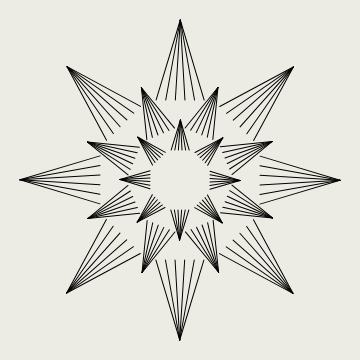
Frame 1 (no input)
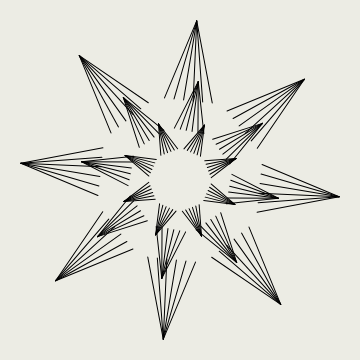
Frame 60 (no input)
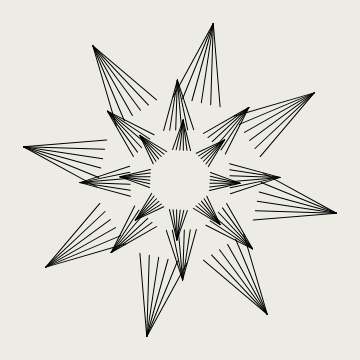
Frame 120 (the mouse pressed at the canvas centre since frame 60)

The p5.js sketch that drew these frames (run headless with seeded random() and noise() and a simulated clock; from frame 60 on, the mouse is pressed at the canvas centre):

// p5.js sketch
// ── sketch.js
function setup() {
  createCanvas(360, 360);
}

function draw() {
  background('#ecece4');
  stroke(0);
  
  translate(width / 2, height / 2);
  
  var time = millis() / 1000;
  
  for (var i = 0; i < 8; i++) {
    push();
    rotate(map(i, 0, 8, 0, TWO_PI));
    
    push();
    rotate(map(time, 0, 15, 0, TWO_PI))
    translate(0, -30);
    drawTriangleLines(0, 0, 30);
    pop();
    
    push();
    rotate(0.5 * QUARTER_PI)
    rotate(map(time, 0, 30, TWO_PI, 0))
    translate(0, -50);
    drawTriangleLines(0, 0, 50);
    pop();
    
    push();
    rotate(map(time, 0, 60, 0, TWO_PI))
    translate(0, -80);
    drawTriangleLines(0, 0, 80);
    pop();
    
    pop();
  }
}

function drawTriangleLines(px, py, r) {
  line(px, py - r, px - 0.3 * r, py);
  line(px, py - r, px - 0.18 * r, py);
  line(px, py - r, px - 0.06 * r, py);
  line(px, py - r, px + 0.06 * r, py);
  line(px, py - r, px + 0.18 * r, py);
  line(px, py - r, px + 0.3 * r, py);
}

// function windowResized() {
//   resizeCanvas(windowWidth, windowHeight)
// }
